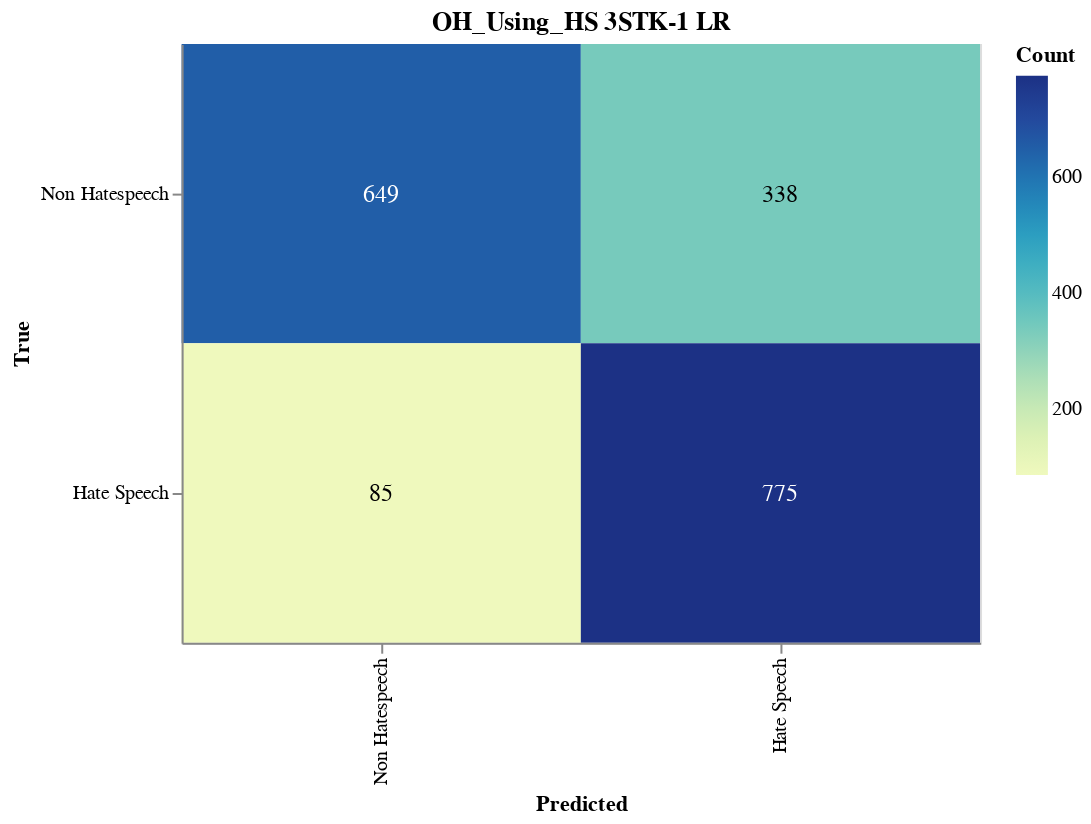

Notebook cell for this chart:
### Markdown cell above
#### Save CM

### Code cell
import altair as alt
import altair_saver
import pandas as pd
from sklearn.metrics import confusion_matrix

# Calculate the confusion matrix
cm = confusion_matrix(y_val, adjusted_predictions)

# Define class names
class_names = ['Non Hatespeech', 'Hate Speech']

# Convert confusion matrix to DataFrame
cm_df = pd.DataFrame(cm, index=class_names, columns=class_names).reset_index().melt(id_vars='index')
cm_df.columns = ['True', 'Predicted', 'Count']

# Ensure the order of categories
cm_df['True'] = pd.Categorical(cm_df['True'], categories=class_names, ordered=True)
cm_df['Predicted'] = pd.Categorical(cm_df['Predicted'], categories=class_names, ordered=True)

# Create the Altair plot
heatmap = alt.Chart(cm_df).mark_rect().encode(
    x=alt.X('Predicted:O', sort=class_names),
    y=alt.Y('True:O', sort=class_names),
    color='Count:Q',
    tooltip=['True', 'Predicted', 'Count']
).properties(
    width=400,
    height=300,
    title='OH_Using_HS 3STK-1 LR'
)

# Add text labels
text = heatmap.mark_text(
    align='center',
    baseline='middle',
    fontSize=12
).encode(
    text='Count:Q',
    color=alt.condition(
        alt.datum.Count > cm.max() / 2,
        alt.value('white'),
        alt.value('black')
    )
)

# Combine heatmap and text
final_chart = heatmap + text

# Display the plot
final_chart.show()

### Figure 1 — Vega-Lite specification as saved in the notebook (floating-point values rounded to 4 significant figures)
{"config": {"view": {"continuousWidth": 300, "continuousHeight": 300}}, "layer": [{"mark": {"type": "rect"}, "encoding": {"color": {"field": "Count", "type": "quantitative"}, "tooltip": [{"field": "True", "type": "ordinal"}, {"field": "Predicted", "type": "ordinal"}, {"field": "Count", "type": "quantitative"}], "x": {"field": "Predicted", "sort": ["Non Hatespeech", "Hate Speech"], "type": "ordinal"}, "y": {"field": "True", "sort": ["Non Hatespeech", "Hate Speech"], "type": "ordinal"}}, "title": "OH_Using_HS 3STK-1 LR"}, {"mark": {"type": "text", "align": "center", "baseline": "middle", "fontSize": 12}, "encoding": {"color": {"condition": {"test": "(datum.Count > 387.5)", "value": "white"}, "value": "black"}, "text": {"field": "Count", "type": "quantitative"}, "tooltip": [{"field": "True", "type": "ordinal"}, {"field": "Predicted", "type": "ordinal"}, {"field": "Count", "type": "quantitative"}], "x": {"field": "Predicted", "sort": ["Non Hatespeech", "Hate Speech"], "type": "ordinal"}, "y": {"field": "True", "sort": ["Non Hatespeech", "Hate Speech"], "type": "ordinal"}}, "title": "OH_Using_HS 3STK-1 LR"}], "data": {"name": "data-d89f7e958ff039a2afe8b7119060eb4d"}, "height": 300, "width": 400, "$schema": "https://vega.github.io/schema/vega-lite/v5.17.0.json", "datasets": {"data-d89f7e958ff039a2afe8b7119060eb4d": [{"True": "Non Hatespeech", "Predicted": "Non Hatespeech", "Count": 649}, {"True": "Hate Speech", "Predicted": "Non Hatespeech", "Count": 85}, {"True": "Non Hatespeech", "Predicted": "Hate Speech", "Count": 338}, {"True": "Hate Speech", "Predicted": "Hate Speech", "Count": 775}]}}
